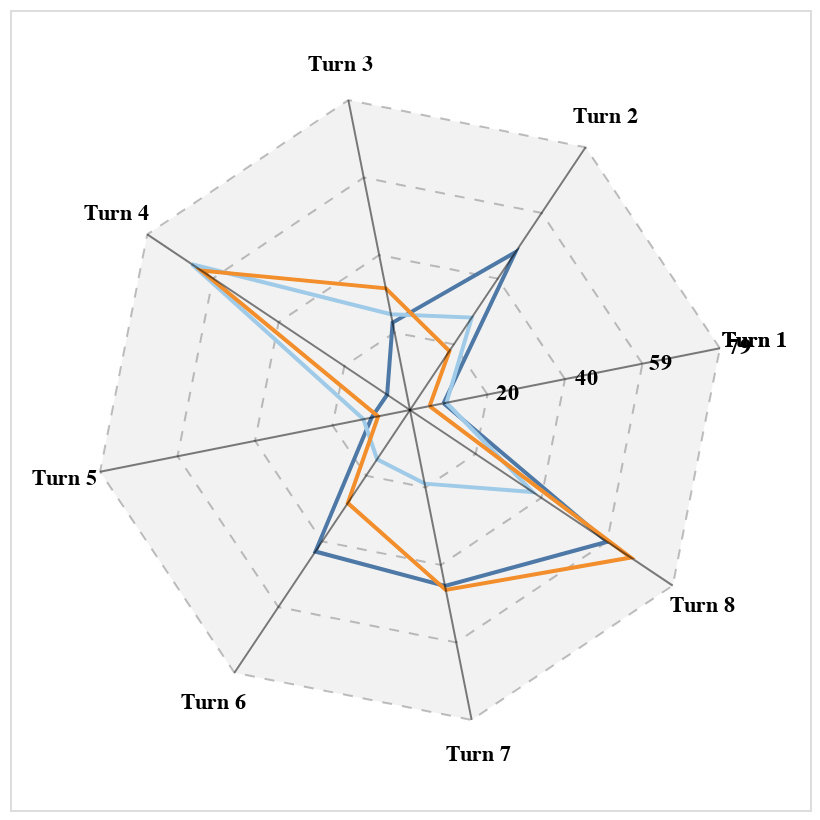

Notebook source saved alongside this figure:
### Code cell
json = []
turns = np.random.randint(5, 12)
laps = np.random.randint(2, 5)
print(f'Turns: {turns} and Laps: {laps}')

for lap in range(laps):
    for turn in range(turns):
        meters = max(5, (np.random.uniform(0, ((turn%4)+1)*20)+np.random.randint(10)))
        json.append({'axis_name': f'Turn {turn+1}', 'axis': turn, 'line': lap, 'metric': meters})
df = pd.DataFrame(json)

radar = RadarChart(df, 4)
radar.chart

### Figure 1 — Vega-Lite specification as saved in the notebook (floating-point values rounded to 4 significant figures)
{"config": {"view": {"continuousWidth": 400, "continuousHeight": 300}}, "layer": [{"mark": {"type": "line", "fill": "gray", "fillOpacity": 0.1, "strokeWidth": 0}, "encoding": {"order": {"field": "axis", "type": "quantitative"}, "x": {"axis": null, "field": "dx", "scale": {"domain": [-100, 100]}, "type": "quantitative"}, "y": {"axis": null, "field": "dy", "scale": {"domain": [-100, 100]}, "type": "quantitative"}}, "height": 400, "transform": [{"filter": "(datum.line === 0)"}, {"calculate": "(79 * datum.cos)", "as": "dx"}, {"calculate": "(79 * datum.sin)", "as": "dy"}], "width": 400}, {"layer": [{"mark": {"type": "line", "color": "gray", "strokeDash": [5, 5], "strokeOpacity": 0.5, "strokeWidth": 1}, "encoding": {"order": {"field": "axis", "type": "quantitative"}, "x": {"axis": null, "field": "dx", "scale": {"domain": [-100, 100]}, "type": "quantitative"}, "y": {"axis": null, "field": "dy", "scale": {"domain": [-100, 100]}, "type": "quantitative"}}, "height": 400, "transform": [{"filter": "(datum.line === 0)"}, {"calculate": "(19.75 * datum.cos)", "as": "dx"}, {"calculate": "(19.75 * datum.sin)", "as": "dy"}], "width": 400}, {"mark": {"type": "line", "color": "gray", "strokeDash": [5, 5], "strokeOpacity": 0.5, "strokeWidth": 1}, "encoding": {"order": {"field": "axis", "type": "quantitative"}, "x": {"axis": null, "field": "dx", "scale": {"domain": [-100, 100]}, "type": "quantitative"}, "y": {"axis": null, "field": "dy", "scale": {"domain": [-100, 100]}, "type": "quantitative"}}, "height": 400, "transform": [{"filter": "(datum.line === 0)"}, {"calculate": "(39.5 * datum.cos)", "as": "dx"}, {"calculate": "(39.5 * datum.sin)", "as": "dy"}], "width": 400}, {"mark": {"type": "line", "color": "gray", "strokeDash": [5, 5], "strokeOpacity": 0.5, "strokeWidth": 1}, "encoding": {"order": {"field": "axis", "type": "quantitative"}, "x": {"axis": null, "field": "dx", "scale": {"domain": [-100, 100]}, "type": "quantitative"}, "y": {"axis": null, "field": "dy", "scale": {"domain": [-100, 100]}, "type": "quantitative"}}, "height": 400, "transform": [{"filter": "(datum.line === 0)"}, {"calculate": "(59.25 * datum.cos)", "as": "dx"}, {"calculate": "(59.25 * datum.sin)", "as": "dy"}], "width": 400}, {"mark": {"type": "line", "color": "gray", "strokeDash": [5, 5], "strokeOpacity": 0.5, "strokeWidth": 1}, "encoding": {"order": {"field": "axis", "type": "quantitative"}, "x": {"axis": null, "field": "dx", "scale": {"domain": [-100, 100]}, "type": "quantitative"}, "y": {"axis": null, "field": "dy", "scale": {"domain": [-100, 100]}, "type": "quantitative"}}, "height": 400, "transform": [{"filter": "(datum.line === 0)"}, {"calculate": "(79.0 * datum.cos)", "as": "dx"}, {"calculate": "(79.0 * datum.sin)", "as": "dy"}], "width": 400}]}, {"layer": [{"mark": {"type": "line", "color": "#4E79A7", "strokeOpacity": 1, "strokeWidth": 2}, "encoding": {"order": {"field": "axis", "type": "quantitative"}, "x": {"axis": null, "field": "dx", "scale": {"domain": [-100, 100]}, "type": "quantitative"}, "y": {"axis": null, "field": "dy", "scale": {"domain": [-100, 100]}, "type": "quantitative"}}, "height": 400, "transform": [{"filter": "(datum.line === 0)"}, {"calculate": "(datum.metric * datum.cos)", "as": "dx"}, {"calculate": "(datum.metric * datum.sin)", "as": "dy"}], "width": 400}, {"mark": {"type": "line", "color": "#A0CBE8", "strokeOpacity": 1, "strokeWidth": 2}, "encoding": {"order": {"field": "axis", "type": "quantitative"}, "x": {"axis": null, "field": "dx", "scale": {"domain": [-100, 100]}, "type": "quantitative"}, "y": {"axis": null, "field": "dy", "scale": {"domain": [-100, 100]}, "type": "quantitative"}}, "height": 400, "transform": [{"filter": "(datum.line === 1)"}, {"calculate": "(datum.metric * datum.cos)", "as": "dx"}, {"calculate": "(datum.metric * datum.sin)", "as": "dy"}], "width": 400}, {"mark": {"type": "line", "color": "#F28E2B", "strokeOpacity": 1, "strokeWidth": 2}, "encoding": {"order": {"field": "axis", "type": "quantitative"}, "x": {"axis": null, "field": "dx", "scale": {"domain": [-100, 100]}, "type": "quantitative"}, "y": {"axis": null, "field": "dy", "scale": {"domain": [-100, 100]}, "type": "quantitative"}}, "height": 400, "transform": [{"filter": "(datum.line === 2)"}, {"calculate": "(datum.metric * datum.cos)", "as": "dx"}, {"calculate": "(datum.metric * datum.sin)", "as": "dy"}], "width": 400}]}, {"layer": [{"mark": {"type": "line", "color": "black", "strokeOpacity": 0.5, "strokeWidth": 1}, "encoding": {"order": {"field": "axis", "type": "quantitative"}, "x": {"axis": null, "field": "dx", "scale": {"domain": [-100, 100]}, "type": "quantitative"}, "y": {"axis": null, "field": "dy", "scale": {"domain": [-100, 100]}, "type": "quantitative"}}, "transform": [{"filter": "(datum.line === 0)"}, {"calculate": "((datum.axis === 0) * (79 * datum.cos))", "as": "dx"}, {"calculate": "((datum.axis === 0) * (79 * datum.sin))", "as": "dy"}]}, {"mark": {"type": "line", "color": "black", "strokeOpacity": 0.5, "strokeWidth": 1}, "encoding": {"order": {"field": "axis", "type": "quantitative"}, "x": {"axis": null, "field": "dx", "scale": {"domain": [-100, 100]}, "type": "quantitative"}, "y": {"axis": null, "field": "dy", "scale": {"domain": [-100, 100]}, "type": "quantitative"}}, "transform": [{"filter": "(datum.line === 0)"}, {"calculate": "((datum.axis === 1) * (79 * datum.cos))", "as": "dx"}, {"calculate": "((datum.axis === 1) * (79 * datum.sin))", "as": "dy"}]}, {"mark": {"type": "line", "color": "black", "strokeOpacity": 0.5, "strokeWidth": 1}, "encoding": {"order": {"field": "axis", "type": "quantitative"}, "x": {"axis": null, "field": "dx", "scale": {"domain": [-100, 100]}, "type": "quantitative"}, "y": {"axis": null, "field": "dy", "scale": {"domain": [-100, 100]}, "type": "quantitative"}}, "transform": [{"filter": "(datum.line === 0)"}, {"calculate": "((datum.axis === 2) * (79 * datum.cos))", "as": "dx"}, {"calculate": "((datum.axis === 2) * (79 * datum.sin))", "as": "dy"}]}, {"mark": {"type": "line", "color": "black", "strokeOpacity": 0.5, "strokeWidth": 1}, "encoding": {"order": {"field": "axis", "type": "quantitative"}, "x": {"axis": null, "field": "dx", "scale": {"domain": [-100, 100]}, "type": "quantitative"}, "y": {"axis": null, "field": "dy", "scale": {"domain": [-100, 100]}, "type": "quantitative"}}, "transform": [{"filter": "(datum.line === 0)"}, {"calculate": "((datum.axis === 3) * (79 * datum.cos))", "as": "dx"}, {"calculate": "((datum.axis === 3) * (79 * datum.sin))", "as": "dy"}]}, {"mark": {"type": "line", "color": "black", "strokeOpacity": 0.5, "strokeWidth": 1}, "encoding": {"order": {"field": "axis", "type": "quantitative"}, "x": {"axis": null, "field": "dx", "scale": {"domain": [-100, 100]}, "type": "quantitative"}, "y": {"axis": null, "field": "dy", "scale": {"domain": [-100, 100]}, "type": "quantitative"}}, "transform": [{"filter": "(datum.line === 0)"}, {"calculate": "((datum.axis === 4) * (79 * datum.cos))", "as": "dx"}, {"calculate": "((datum.axis === 4) * (79 * datum.sin))", "as": "dy"}]}, {"mark": {"type": "line", "color": "black", "strokeOpacity": 0.5, "strokeWidth": 1}, "encoding": {"order": {"field": "axis", "type": "quantitative"}, "x": {"axis": null, "field": "dx", "scale": {"domain": [-100, 100]}, "type": "quantitative"}, "y": {"axis": null, "field": "dy", "scale": {"domain": [-100, 100]}, "type": "quantitative"}}, "transform": [{"filter": "(datum.line === 0)"}, {"calculate": "((datum.axis === 5) * (79 * datum.cos))", "as": "dx"}, {"calculate": "((datum.axis === 5) * (79 * datum.sin))", "as": "dy"}]}, {"mark": {"type": "line", "color": "black", "strokeOpacity": 0.5, "strokeWidth": 1}, "encoding": {"order": {"field": "axis", "type": "quantitative"}, "x": {"axis": null, "field": "dx", "scale": {"domain": [-100, 100]}, "type": "quantitative"}, "y": {"axis": null, "field": "dy", "scale": {"domain": [-100, 100]}, "type": "quantitative"}}, "transform": [{"filter": "(datum.line === 0)"}, {"calculate": "((datum.axis === 6) * (79 * datum.cos))", "as": "dx"}, {"calculate": "((datum.axis === 6) * (79 * datum.sin))", "as": "dy"}]}, {"mark": {"type": "line", "color": "black", "strokeOpacity": 0.5, "strokeWidth": 1}, "encoding": {"order": {"field": "axis", "type": "quantitative"}, "x": {"axis": null, "field": "dx", "scale": {"domain": [-100, 100]}, "type": "quantitative"}, "y": {"axis": null, "field": "dy", "scale": {"domain": [-100, 100]}, "type": "quantitative"}}, "transform": [{"filter": "(datum.line === 0)"}, {"calculate": "((datum.axis === 7) * (79 * datum.cos))", "as": "dx"}, {"calculate": "((datum.axis === 7) * (79 * datum.sin))", "as": "dy"}]}, {"mark": {"type": "text", "fontStyle": "bold"}, "encoding": {"order": {"field": "axis", "type": "quantitative"}, "text": {"field": "axis_name", "type": "nominal"}, "x": {"axis": null, "field": "dx", "scale": {"domain": [-100, 100]}, "type": "quantitative"}, "y": {"axis": null, "field": "dy", "scale": {"domain": [-100, 100]}, "type": "quantitative"}}, "height": 400, "transform": [{"filter": "(datum.line === 0)"}, {"calculate": "(((79 * datum.cos) + datum.cos) * 1.1)", "as": "dx"}, {"calculate": "(((79 * datum.sin) + datum.sin) * 1.1)", "as": "dy"}, {"calculate": "datum.axis", "as": "text"}], "width": 400}, {"mark": {"type": "text", "color": "black", "fontStyle": "bold"}, "encoding": {"order": {"field": "axis", "type": "quantitative"}, "text": {"field": "metric", "type": "quantitative"}, "x": {"axis": null, "field": "dx", "scale": {"domain": [-100, 100]}, "type": "quantitative"}, "y": {"axis": null, "field": "dy", "scale": {"domain": [-100, 100]}, "type": "quantitative"}}, "height": 400, "transform": [{"filter": "(datum.line === -1)"}, {"calculate": "((datum.metric * datum.cos) + 5)", "as": "dx"}, {"calculate": "(datum.metric * datum.sin)", "as": "dy"}, {"calculate": "datum.metric", "as": "text"}], "width": 400}]}], "data": {"name": "data-ee3899df01c204e513cb7d4e8e026704"}, "$schema": "https://vega.github.io/schema/vega-lite/v4.17.0.json", "datasets": {"data-ee3899df01c204e513cb7d4e8e026704": [{"axis_name": "Turn 1", "axis": 0, "line": 0, "metric": 8.547, "sin": 0.1951, "cos": 0.9808}, {"axis_name": "Turn 2", "axis": 1, "line": 0, "metric": 47.44, "sin": 0.8315, "cos": 0.5556}, {"axis_name": "Turn 3", "axis": 2, "line": 0, "metric": 22.28, "sin": 0.9808, "cos": -0.1951}, {"axis_name": "Turn 4", "axis": 3, "line": 0, "metric": 6.875, "sin": 0.5556, "cos": -0.8315}, {"axis_name": "Turn 5", "axis": 4, "line": 0, "metric": 9.806, "sin": -0.1951, "cos": -0.9808}, {"axis_name": "Turn 6", "axis": 5, "line": 0, "metric": 42.56, "sin": -0.8315, "cos": -0.5556}, {"axis_name": "Turn 7", "axis": 6, "line": 0, "metric": 44.86, "sin": -0.9808, "cos": 0.1951}, {"axis_name": "Turn 8", "axis": 7, "line": 0, "metric": 59.3, "sin": -0.5556, "cos": 0.8315}, {"axis_name": "Turn 1", "axis": 0, "line": 1, "metric": 9.303, "sin": 0.1951, "cos": 0.9808}, {"axis_name": "Turn 2", "axis": 1, "line": 1, "metric": 27.78, "sin": 0.8315, "cos": 0.5556}, {"axis_name": "Turn 3", "axis": 2, "line": 1, "metric": 24.42, "sin": 0.9808, "cos": -0.1951}, {"axis_name": "Turn 4", "axis": 3, "line": 1, "metric": 65.6, "sin": 0.5556, "cos": -0.8315}, {"axis_name": "Turn 5", "axis": 4, "line": 1, "metric": 11.86, "sin": -0.1951, "cos": -0.9808}, {"axis_name": "Turn 6", "axis": 5, "line": 1, "metric": 14.8, "sin": -0.8315, "cos": -0.5556}, {"axis_name": "Turn 7", "axis": 6, "line": 1, "metric": 18.77, "sin": -0.9808, "cos": 0.1951}, {"axis_name": "Turn 8", "axis": 7, "line": 1, "metric": 36.92, "sin": -0.5556, "cos": 0.8315}, {"axis_name": "Turn 1", "axis": 0, "line": 2, "metric": 5.0, "sin": 0.1951, "cos": 0.9808}, {"axis_name": "Turn 2", "axis": 1, "line": 2, "metric": 17.74, "sin": 0.8315, "cos": 0.5556}, {"axis_name": "Turn 3", "axis": 2, "line": 2, "metric": 31.02, "sin": 0.9808, "cos": -0.1951}, {"axis_name": "Turn 4", "axis": 3, "line": 2, "metric": 62.73, "sin": 0.5556, "cos": -0.8315}, {"axis_name": "Turn 5", "axis": 4, "line": 2, "metric": 8.123, "sin": -0.1951, "cos": -0.9808}, {"axis_name": "Turn 6", "axis": 5, "line": 2, "metric": 27.99, "sin": -0.8315, "cos": -0.5556}, {"axis_name": "Turn 7", "axis": 6, "line": 2, "metric": 45.86, "sin": -0.9808, "cos": 0.1951}, {"axis_name": "Turn 8", "axis": 7, "line": 2, "metric": 66.4, "sin": -0.5556, "cos": 0.8315}, {"axis_name": "Turn 1", "axis": 8, "line": 0, "metric": 8.547, "sin": 0.1951, "cos": 0.9808}, {"axis_name": "Turn 1", "axis": 8, "line": 1, "metric": 9.303, "sin": 0.1951, "cos": 0.9808}, {"axis_name": "Turn 1", "axis": 8, "line": 2, "metric": 5.0, "sin": 0.1951, "cos": 0.9808}, {"axis_name": "Turn 1", "axis": 0, "line": -1, "metric": 20.0, "sin": 0.1951, "cos": 0.9808}, {"axis_name": "Turn 1", "axis": 0, "line": -1, "metric": 40.0, "sin": 0.1951, "cos": 0.9808}, {"axis_name": "Turn 1", "axis": 0, "line": -1, "metric": 59.0, "sin": 0.1951, "cos": 0.9808}, {"axis_name": "Turn 1", "axis": 0, "line": -1, "metric": 79.0, "sin": 0.1951, "cos": 0.9808}]}}
